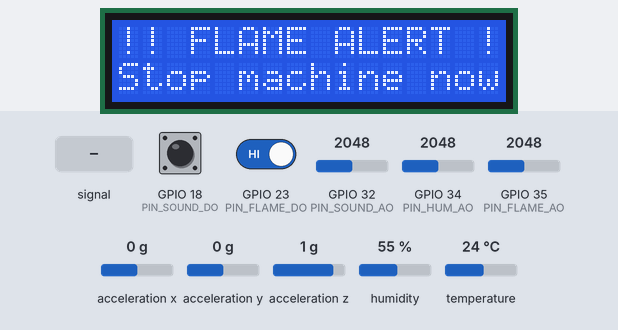
The sketch below on a simulated ESP32. Parts: 16×2 character LCD. Wiring (inferred from the names in the program): MPU-6050 motion sensor at I2C address 0x68. The test bench sets the inputs (shaded band); at power-on: GPIO 35 (PIN_FLAME_AO) = 2048, acceleration x 0 g, humidity 55 %, GPIO 18 (PIN_SOUND_DO) HIGH, GPIO 23 (PIN_FLAME_DO) HIGH, GPIO 32 (PIN_SOUND_AO) = 2048, GPIO 34 (PIN_HUM_AO) = 2048, acceleration y 0 g, acceleration z 1 g, temperature 24 °C (analog values on the 0–4095 scale). WiFi joins after 1.5 s; servers stay silent unless stated; uploads are accepted with an empty reply; the local clock reads 2024-03-15 10:24:30 at power-on unless the sketch sets it; what the sketch prints to the serial monitor is not drawn.

Above: at 3.6 s.
3.7 s: GPIO 35 (PIN_FLAME_AO) set to 2187
6.2 s: GPIO 35 (PIN_FLAME_AO) set to 2318
At 8.5 s:
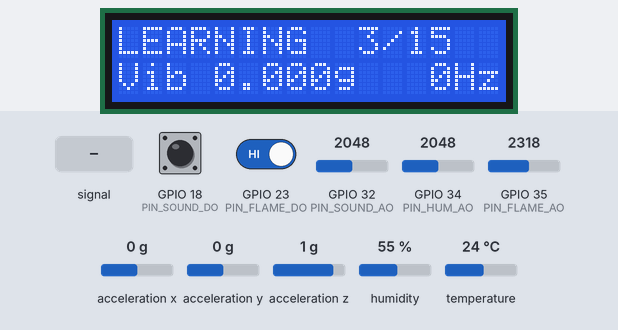
15.1 s: GPIO 32 (PIN_SOUND_AO) fed a 200 Hz sine of ±327 counts around its level
At 19.8 s:
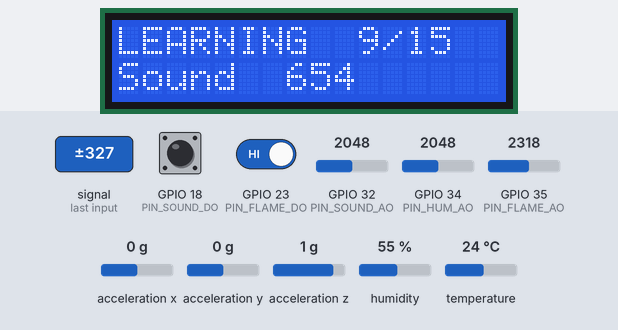
22.5 s: acceleration x set to -1.4 g
At 24.5 s:
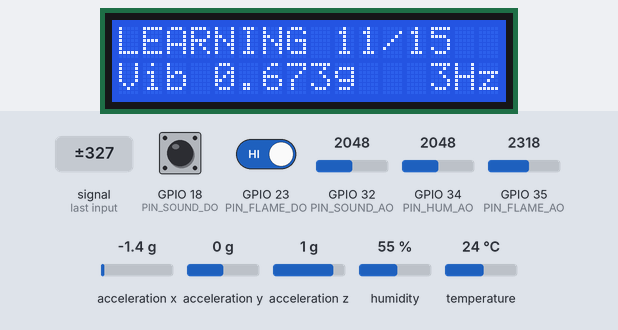
31.4 s: humidity set to 88 %
At 34.5 s:
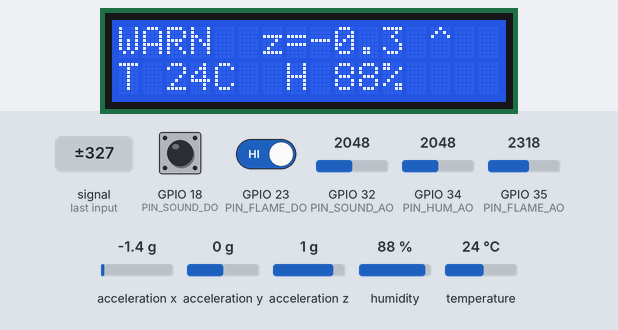
40.3 s: humidity set to 22 %
At 41.6 s:
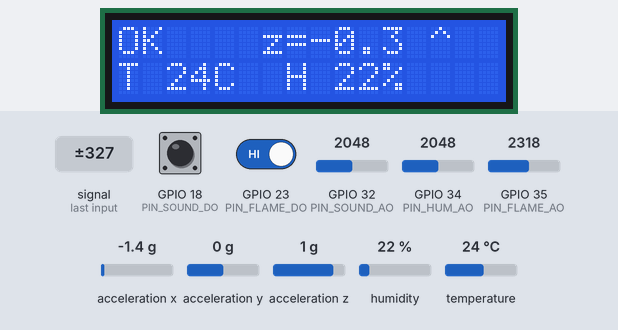
Timing chart, 0 to 43.3 s (numbered marks = the images above; inputs shaded):
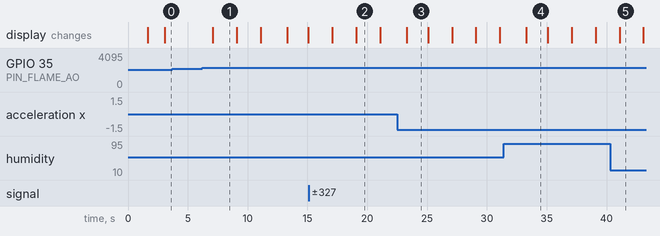

The sketch:

aurasense_node.ino
```cpp
/*
 * AuraSense Tier-1 Sentinel node (ESP32)
 * -------------------------------------
 * Sensors in this build:
 *   - MPU6050          tri-axial vibration (I2C)
 *   - DHT11            ambient temperature + relative humidity
 *   - Humidity module  optional analog humidity sensor (HR202 / HR31 type, AO pin)
 *   - Flame sensor     IR flame module (DO + optional AO)
 *   - Sound sensor     microphone module (KY-037 / KY-038 type, AO + DO)
 *   - I2C 1602 LCD     local status display (PCF8574 backpack, shares the I2C bus)
 *
 * Every ~2 s it samples 1024 accelerometer readings at ~1 kHz, computes per-axis
 * RMS, peak, crest factor, kurtosis and the top-5 FFT peaks, learns a baseline for
 * the first LEARN_WINDOWS windows, then raises WARN / ALERT on vibration z-score,
 * an absolute vibration limit, temperature rise, high humidity or FLAME (immediate).
 * Telemetry is POSTed as JSON to the AuraSense backend; failed posts are buffered.
 *
 * Libraries (Arduino Library Manager):
 *   - arduinoFFT (v2.x, Enrique Condes)       - ArduinoJson (v7.x, Benoit Blanchon)
 *   - DHT sensor library (Adafruit) + Adafruit Unified Sensor
 *   - LiquidCrystal I2C (Frank de Brabander)
 * Board: "ESP32 Dev Module" (esp32 core >= 2.0)
 */
#include <WiFi.h>
#include <HTTPClient.h>
#include <Wire.h>
#include <DHT.h>
#include <LiquidCrystal_I2C.h>
#include <ArduinoJson.h>
#include <arduinoFFT.h>
#include <time.h>

// ------------------------------------------------------------------ user config
// Wi-Fi, backend address and node id live in config.h (written by scripts/flash.sh, not committed).
#if __has_include("config.h")
#include "config.h"
#endif
#ifndef CFG_WIFI_SSID
#define CFG_WIFI_SSID   "YOUR_WIFI_SSID"
#define CFG_WIFI_PASS   "YOUR_WIFI_PASSWORD"
#define CFG_BACKEND_URL "http://192.168.1.100:8000"
#define CFG_NODE_ID     "esp32_rig"
#define CFG_RPM_HINT    1440.0
#endif
const char* WIFI_SSID   = CFG_WIFI_SSID;
const char* WIFI_PASS   = CFG_WIFI_PASS;
const char* BACKEND_URL = CFG_BACKEND_URL;   // laptop running the backend
const char* NODE_ID     = CFG_NODE_ID;       // must match a machine profile (esp32_rig = real hardware rig)
const float RPM_HINT    = CFG_RPM_HINT;      // nameplate rpm of the machine

const bool HAS_ANALOG_HUMIDITY = true;   // moisture / analog humidity module on PIN_HUM_AO
const bool HAS_SOUND           = true;   // sound module wired: AO PIN_SOUND_AO, DO PIN_SOUND_DO
const int  MOIST_DRY = 4095, MOIST_WET = 1200;  // ADC reading in dry air / in water: calibrate for your probe
const bool FLAME_ACTIVE_LOW    = true;   // most LM393 flame modules pull DO LOW when they see flame
const bool SOUND_ACTIVE_LOW    = false;  // KY-037/038 DO usually goes HIGH on a loud sound
const bool HAS_BUZZER          = false;  // optional active buzzer on PIN_BUZZER

// ------------------------------------------------------------------ pins
// I2C bus shared by MPU6050 (0x68) and the LCD backpack (0x27 or 0x3F)
const int PIN_SDA = 21, PIN_SCL = 22;
const int PIN_DHT = 4;          // DHT11 data (module has its own pull-up)
const int PIN_SOUND_AO = 32;    // sound module AO (ADC1 CH4)
const int PIN_FLAME_AO = 35;    // flame module AO   (ADC1, input only, optional)
const int PIN_HUM_AO = 34;      // moisture / humidity module AO (ADC1, input only)
const int PIN_FLAME_DO = 23;    // flame module DO
const int PIN_SOUND_DO = 18;    // sound module DO (threshold set by potentiometer)
const int PIN_BUZZER = 33;      // optional

// ------------------------------------------------------------------ signal config
const uint16_t N = 1024;          // samples per window
const float FS = 1000.0;          // target sample rate (Hz)
const int LEARN_WINDOWS = 15;     // ~30 s baseline learning
const float Z_ALERT = 3.0, Z_WARN = 2.0;
const float DT_ALERT = 10.0, DT_WARN = 6.0;   // °C over baseline (DHT11 = ambient, 1 °C resolution)
const float HUM_WARN = 85.0;                  // %RH: condensation / insulation / corrosion risk
const float ABS_ALERT_G = 0.3;                // combined RMS, always alerts
const uint32_t POST_INTERVAL_MS = 2000;
const uint32_t CMD_POLL_MS = 10000;

const uint8_t MPU_ADDR = 0x68;
float ax[N], ay[N], az[N];
float vReal[N], vImag[N];
ArduinoFFT<float> FFT(vReal, vImag, N, FS);
DHT dht(PIN_DHT, DHT22);
LiquidCrystal_I2C* lcd = nullptr;

// baseline (Welford running stats)
int learnCount = 0;
double bMean = 0, bM2 = 0, bTemp = 0, bSound = 0;
bool baselineReady = false;
int overCount = 0;
float tempC = NAN, humPct = NAN, moistPct = NAN;
bool hasMpu = false;
int lcdPage = 0;

// offline buffer
const int BUF_MAX = 30;
String buffer[BUF_MAX];
int bufHead = 0, bufCount = 0;
uint32_t lastCmdPoll = 0;

// ------------------------------------------------------------------ MPU6050 (raw registers, fast)
void mpuWrite(uint8_t reg, uint8_t val) {
  Wire.beginTransmission(MPU_ADDR); Wire.write(reg); Wire.write(val); Wire.endTransmission();
}
void mpuInit() {
  mpuWrite(0x6B, 0x00);   // wake up
  mpuWrite(0x1A, 0x01);   // DLPF 184 Hz
  mpuWrite(0x19, 0x00);   // sample rate = 1 kHz
  mpuWrite(0x1C, 0x08);   // accel ±4 g (8192 LSB/g)
}
inline void mpuRead(float &x, float &y, float &z) {
  Wire.beginTransmission(MPU_ADDR); Wire.write(0x3B); Wire.endTransmission(false);
  Wire.requestFrom(MPU_ADDR, (uint8_t)6);
  int16_t rx = (Wire.read() << 8) | Wire.read();
  int16_t ry = (Wire.read() << 8) | Wire.read();
  int16_t rz = (Wire.read() << 8) | Wire.read();
  x = rx / 8192.0f; y = ry / 8192.0f; z = rz / 8192.0f;
}

// ------------------------------------------------------------------ LCD (auto-detect 0x27 / 0x3F)
bool i2cPresent(uint8_t addr) { Wire.beginTransmission(addr); return Wire.endTransmission() == 0; }

void lcdInit() {
  uint8_t addr = i2cPresent(0x27) ? 0x27 : i2cPresent(0x3F) ? 0x3F : 0;
  if (!addr) { Serial.println("LCD not found on 0x27/0x3F"); return; }
  lcd = new LiquidCrystal_I2C(addr, 16, 2);
  lcd->init(); lcd->backlight();
}

void lcdLine(uint8_t row, String s) {
  if (!lcd) return;
  while (s.length() < 16) s += ' ';
  lcd->setCursor(0, row); lcd->print(s.substring(0, 16));
}

// ------------------------------------------------------------------ helpers
bool flameNow() { return digitalRead(PIN_FLAME_DO) == (FLAME_ACTIVE_LOW ? LOW : HIGH); }
bool soundTrigNow() { return HAS_SOUND && digitalRead(PIN_SOUND_DO) == (SOUND_ACTIVE_LOW ? LOW : HIGH); }

float meanRemove(float* v) {
  double m = 0; for (int i = 0; i < N; i++) m += v[i]; m /= N;
  double s = 0; for (int i = 0; i < N; i++) { v[i] -= m; s += v[i] * v[i]; }
  return sqrt(s / N);  // RMS of AC part
}

float soundLevel() {     // microphone AO peak-to-peak over ~20 ms, averaged (ADC units)
  if (!HAS_SOUND) return NAN;
  uint32_t acc = 0;
  for (int k = 0; k < 5; k++) {
    int mn = 4095, mx = 0; uint32_t t0 = millis();
    while (millis() - t0 < 20) { int s = analogRead(PIN_SOUND_AO); mn = min(mn, s); mx = max(mx, s); }
    acc += (mx - mn);
  }
  return acc / 5.0;
}

float analogAvg(int pin) { uint32_t s = 0; for (int i = 0; i < 16; i++) s += analogRead(pin); return s / 16.0; }

String isoNow() {
  struct tm t;
  if (!getLocalTime(&t, 10)) return "";
  char b[32]; strftime(b, sizeof(b), "%Y-%m-%dT%H:%M:%SZ", &t); return String(b);
}

bool postJson(const String& body) {
  if (WiFi.status() != WL_CONNECTED) return false;
  HTTPClient http;
  http.begin(String(BACKEND_URL) + "/api/telemetry");
  http.addHeader("Content-Type", "application/json");
  http.setTimeout(4000);
  int code = http.POST(body);
  http.end();
  return code >= 200 && code < 300;
}

void bufferPush(const String& s) {
  buffer[(bufHead + bufCount) % BUF_MAX] = s;
  if (bufCount < BUF_MAX) bufCount++; else bufHead = (bufHead + 1) % BUF_MAX;
}

void flushBuffer() {
  while (bufCount > 0 && WiFi.status() == WL_CONNECTED) {
    String s = buffer[bufHead];
    s.replace("\"buffered\":false", "\"buffered\":true");
    if (!postJson(s)) break;
    bufHead = (bufHead + 1) % BUF_MAX; bufCount--;
  }
}

void pollCommand() {
  if (millis() - lastCmdPoll < CMD_POLL_MS || WiFi.status() != WL_CONNECTED) return;
  lastCmdPoll = millis();
  HTTPClient http;
  http.begin(String(BACKEND_URL) + "/api/nodes/" + NODE_ID + "/command");
  if (http.GET() == 200) {
    JsonDocument cmd;
    if (!deserializeJson(cmd, http.getString()) && (cmd["relearn"] | false)) {
      learnCount = 0; bMean = bM2 = bTemp = bSound = 0; baselineReady = false; overCount = 0;
      Serial.println("relearning baseline");
    }
  }
  http.end();
}

void connectWifi() {
  if (WiFi.status() == WL_CONNECTED) return;
  lcdLine(0, "AuraSense"); lcdLine(1, "WiFi connecting");
  WiFi.mode(WIFI_STA); WiFi.begin(WIFI_SSID, WIFI_PASS);
  uint32_t t0 = millis();
  while (WiFi.status() != WL_CONNECTED && millis() - t0 < 8000) { delay(250); Serial.print("."); }
  if (WiFi.status() == WL_CONNECTED) {
    Serial.printf("\nWiFi OK %s\n", WiFi.localIP().toString().c_str());
    lcdLine(1, WiFi.localIP().toString());
    configTime(0, 0, "pool.ntp.org", "time.google.com");
  } else {
    lcdLine(1, "WiFi failed-retry");
  }
}

void showLcd(const char* status, float comb, float z, float dom, float snd, bool flame, bool posted, const String& reason) {
  if (!lcd) return;
  Wire.setClock(100000);   // PCF8574 backpack is happiest at 100 kHz
  if (flame) {
    lcdLine(0, "!! FLAME ALERT !!");
    lcdLine(1, "Stop machine now");
  } else {
    char l0[17];
    if (!baselineReady) snprintf(l0, sizeof(l0), "LEARNING %2d/%-2d", learnCount, LEARN_WINDOWS);
    else snprintf(l0, sizeof(l0), "%-5s z=%-5.1f%s", status, isnan(z) ? 0.0 : z, posted ? "^" : "x");
    lcdLine(0, l0);
    char l1[33];
    switch (lcdPage++ % 4) {
      case 0: snprintf(l1, sizeof(l1), "Vib %.3fg %3.0fHz", comb, dom); break;
      case 1: snprintf(l1, sizeof(l1), "T %.0fC  H %.0f%%", tempC, humPct); break;
      case 2: if (HAS_SOUND) snprintf(l1, sizeof(l1), "Sound %4.0f", snd); else snprintf(l1, sizeof(l1), "Moist %3.0f%%", moistPct); break;
      default:
        if (reason.length()) { lcdLine(1, reason); Wire.setClock(400000); return; }
        snprintf(l1, sizeof(l1), "%s", WiFi.status() == WL_CONNECTED ? WiFi.localIP().toString().c_str() : "WiFi offline");
    }
    lcdLine(1, l1);
  }
  Wire.setClock(400000);
}

// ------------------------------------------------------------------ setup / loop
void setup() {
  Serial.begin(115200);
  pinMode(PIN_FLAME_DO, INPUT);
  if (HAS_SOUND) pinMode(PIN_SOUND_DO, INPUT);
  if (HAS_BUZZER) pinMode(PIN_BUZZER, OUTPUT);
  analogReadResolution(12);
  analogSetAttenuation(ADC_11db);   // 0-3.3 V range on the analog pins
  Wire.begin(PIN_SDA, PIN_SCL, 100000);
  lcdInit();
  lcdLine(0, "AuraSense node"); lcdLine(1, NODE_ID);
  Wire.setClock(400000);
  hasMpu = i2cPresent(MPU_ADDR);
  Serial.printf("MPU6050 %s, LCD %s\n", hasMpu ? "found" : "NOT found", lcd ? "found" : "NOT found");
  if (hasMpu) mpuInit();
  dht.begin();
  connectWifi();
}

void loop() {
  uint32_t loopStart = millis();
  connectWifi();
  pollCommand();

  // 1) sample accelerometer at ~1 kHz; check the flame + sound digital outputs during the window
  uint32_t period = (uint32_t)(1e6 / FS), t = micros();
  int flameHits = 0, soundHits = 0;
  for (int i = 0; i < N; i++) {
    while ((uint32_t)(micros() - t) < period) {}
    t += period;
    if (hasMpu) mpuRead(ax[i], ay[i], az[i]); else ax[i] = ay[i] = az[i] = 0;
    if ((i & 31) == 0) { flameHits += flameNow(); soundHits += soundTrigNow(); }
  }
  bool soundEvent = soundHits >= 2;

  // 2) DHT11 (max ~1 read/s; our loop is 2 s), sound, flame/humidity analog
  float tC = dht.readTemperature(), h = dht.readHumidity();
  if (!isnan(tC)) tempC = tC;
  if (!isnan(h)) humPct = h;
  float snd = soundLevel();
  float flameLevel = 100.0f - analogAvg(PIN_FLAME_AO) * 100.0f / 4095.0f;   // AO falls as IR rises
  // Require analog IR confirmation (>20%) so an untuned or inverted digital pin does not cause false alarms
  bool flame = (flameHits >= 2 && flameLevel > 20.0f) || (flameLevel > 45.0f);
  float humRaw = HAS_ANALOG_HUMIDITY ? analogAvg(PIN_HUM_AO) : NAN;
  if (!isnan(humRaw)) moistPct = constrain((MOIST_DRY - humRaw) * 100.0f / (MOIST_DRY - MOIST_WET), 0.0f, 100.0f);

  // 3) time-domain features
  float rx = meanRemove(ax), ry = meanRemove(ay), rz = meanRemove(az);
  float comb = sqrt(rx * rx + ry * ry + rz * rz);
  float peak = 0; double m4 = 0, m2 = 0;
  for (int i = 0; i < N; i++) {
    float mag = sqrt(ax[i] * ax[i] + ay[i] * ay[i] + az[i] * az[i]);
    peak = max(peak, max(fabsf(ax[i]), max(fabsf(ay[i]), fabsf(az[i]))));
    m2 += mag * mag; m4 += (double)mag * mag * mag * mag;
  }
  float crest = peak / (comb + 1e-9f);
  float kurt = (m2 > 0) ? (m4 / N) / ((m2 / N) * (m2 / N)) : 0;

  // 4) FFT on radial X + 0.5 * axial Z, top-5 peaks
  static float spec[N / 2];
  for (int i = 0; i < N; i++) { vReal[i] = ax[i]; vImag[i] = 0; }
  FFT.windowing(FFTWindow::Hann, FFTDirection::Forward);
  FFT.compute(FFTDirection::Forward);
  FFT.complexToMagnitude();
  for (int i = 0; i < N / 2; i++) spec[i] = vReal[i] * 4.0f / N;
  for (int i = 0; i < N; i++) { vReal[i] = az[i]; vImag[i] = 0; }
  FFT.windowing(FFTWindow::Hann, FFTDirection::Forward);
  FFT.compute(FFTDirection::Forward);
  FFT.complexToMagnitude();
  for (int i = 0; i < N / 2; i++) spec[i] += 0.5f * vReal[i] * 4.0f / N;
  spec[0] = spec[1] = spec[2] = 0;
  float pkHz[5] = {0}, pkAmp[5] = {0}; int found = 0;
  for (int k = 0; k < 5; k++) {
    int best = -1; float bv = max(0.001f, 0.2f * comb);
    for (int i = 3; i < N / 2; i++) {
      float hz = i * FS / N; bool near = false;
      for (int j = 0; j < found; j++) if (fabsf(hz - pkHz[j]) < 3) near = true;
      if (!near && spec[i] > bv) { bv = spec[i]; best = i; }
    }
    if (best < 0) break;
    pkHz[found] = best * FS / N; pkAmp[found] = bv; found++;
  }

  // 5) baseline + alert logic
  const char* status = "OK"; String reason = ""; float z = NAN;
  if (!baselineReady) {
    learnCount++;
    double d = comb - bMean; bMean += d / learnCount; bM2 += d * (comb - bMean);
    if (!isnan(tempC)) bTemp += (tempC - bTemp) / learnCount;
    if (!isnan(snd)) bSound += (snd - bSound) / learnCount;
    status = "LEARNING";
    if (learnCount >= LEARN_WINDOWS) baselineReady = true;
  } else {
    float sd = max((float)sqrt(bM2 / max(1, learnCount - 1)), 0.15f * (float)bMean);
    z = hasMpu && sd > 0 ? (comb - bMean) / sd : NAN;
    float dT = isnan(tempC) ? 0 : tempC - bTemp;
    overCount = (!isnan(z) && z > Z_ALERT) ? overCount + 1 : 0;
    if (overCount >= 3 || dT > DT_ALERT) {
      status = "ALERT";
      if (overCount >= 3) reason += "Vibration " + String(comb / bMean, 1) + "x baseline RMS (z=" + String(z, 1) +
                                    "); dominant " + String(pkHz[0], 1) + " Hz (" + String(pkHz[0] / (RPM_HINT / 60.0), 2) + "x)";
      if (dT > DT_ALERT) reason += (reason.length() ? "; " : "") + String("temperature +") + String(dT, 1) + " C over baseline";
    } else if ((!isnan(z) && z > Z_WARN) || dT > DT_WARN) {
      status = "WARN"; reason = "z=" + String(z, 1) + ", dT=" + String(dT, 1) + " C";
    }
  }
  if (!strcmp(status, "OK") && !isnan(humPct) && humPct > HUM_WARN) { status = "WARN"; reason = "Humidity " + String(humPct, 0) + "% (condensation risk)"; }
  if (comb > ABS_ALERT_G) {
    status = "ALERT";
    reason = "Vibration " + String(comb, 2) + " g RMS exceeds absolute limit" + (reason.length() ? "; " + reason : "");
  }
  if (flame) {
    status = "ALERT";
    reason = "FLAME DETECTED near machine" + (reason.length() ? "; " + reason : "");
  }

  // 6) local alarm
  if (HAS_BUZZER) {
    if (flame) tone(PIN_BUZZER, 3000, 600);
    else if (!strcmp(status, "ALERT")) tone(PIN_BUZZER, 2200, 150);
  }

  // 7) JSON payload
  JsonDocument doc;
  doc["node_id"] = NODE_ID;
  String ts = isoNow(); if (ts.length()) doc["ts"] = ts;
  doc["status"] = status;
  if (reason.length()) doc["reason"] = reason;
  if (hasMpu) {
  JsonObject vib = doc["vib"].to<JsonObject>();
  JsonObject rms = vib["rms_g"].to<JsonObject>();
  rms["x"] = rx; rms["y"] = ry; rms["z"] = rz;
  vib["peak_g"] = peak; vib["crest"] = crest; vib["kurtosis"] = kurt;
  JsonArray pk = vib["fft_peaks"].to<JsonArray>();
  for (int i = 0; i < found; i++) { JsonObject p = pk.add<JsonObject>(); p["hz"] = pkHz[i]; p["amp"] = pkAmp[i]; }
  if (baselineReady) { vib["baseline_rms"] = bMean; vib["zscore"] = z; }
  }
  if (baselineReady) {
    doc["temp_baseline_c"] = bTemp; if (HAS_SOUND) doc["sound_baseline"] = bSound;
  }
  if (!isnan(tempC)) doc["temp_c"] = tempC;
  if (!isnan(humPct)) doc["humidity_pct"] = humPct;
  if (!isnan(humRaw)) { doc["humidity_raw"] = humRaw; doc["moisture_pct"] = moistPct; }
  if (!isnan(snd)) doc["sound_level"] = snd;
  doc["sound_event"] = soundEvent;
  doc["flame"] = flame;
  doc["flame_level"] = flameLevel;
  doc["rpm_hint"] = RPM_HINT;
  doc["fw"] = hasMpu ? "aurasense-esp32-1.2" : "aurasense-esp32-1.2 (no MPU6050)";
  doc["buffered"] = false;
  String body; serializeJson(doc, body);

  bool posted = postJson(body);
  if (posted) flushBuffer(); else bufferPush(body);
  showLcd(status, comb, z, found ? pkHz[0] : 0, snd, flame, posted, reason);
  Serial.printf("%s rms=%.3f z=%.1f T=%.1f H=%.0f snd=%.0f flame=%d peaks=%d buf=%d\n",
                status, comb, isnan(z) ? 0 : z, tempC, humPct, snd, flame, found, bufCount);

  int32_t wait = POST_INTERVAL_MS - (millis() - loopStart);
  if (wait > 0) delay(wait);
}
```

Measured:
- the behaviour switches between 2252 and 2253 on GPIO 35 (PIN_FLAME_AO) (found by bisection; images 0 and 1)
- after the input at 3.7 s, every drawn part: stays the same
- after the input at 6.2 s, the display: changes after 0.89 s (image 1)
- after the input at 31.4 s, the display: changes after 1.9 s (image 4)
- after the input at 40.3 s, the display: changes after 0.79 s (image 5)
- what the display in image 1 shows lasts 2.0 s, from 7.1 s to 9.1 s
- what the display in image 3 shows lasts 1.8 s, from 23.3 s to 25.1 s
